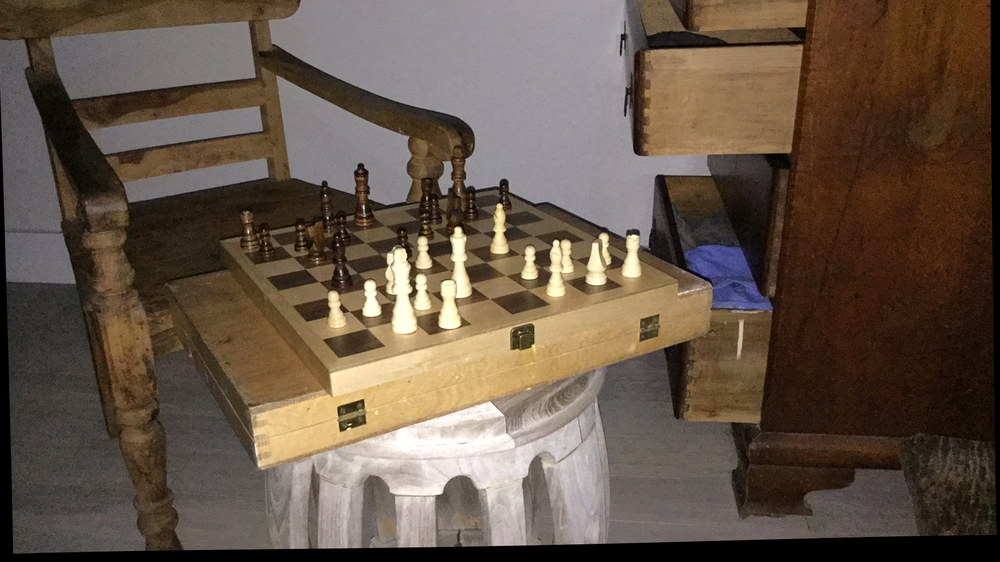
#> input picture Middlebury/Left_Chess.png, 1000 x 562 px, shrunk from 1920 x 1080 before the run
$ python Middlebury_with_calib.py
#> lines starting #> are read from the running program, lines starting #| are printed output that depends on the picture; after the words box and inside, x2 and y2 are one past the last pixel; in counts of white or black regions, pixels touching at a corner belong together
import cv2
import numpy as np
import os
import open3d as o3d

def load_Q_from_calib(calib_path):
    with open(calib_path, 'r') as f:
        lines = f.readlines()

    params = {}
    for line in lines:
        if '=' in line:
            key, val = line.strip().split('=')
            key = key.strip()
            val = val.strip().replace('[', '').replace(']', '').replace(';', ' ')  # Eliminăm `;`

            if key.startswith('cam'):  # Matrice de calibrare 3x3
                matrix_values = [float(x) for x in val.split()]  # Conversie corectă
                if len(matrix_values) == 9:
                    params[key] = np.array(matrix_values).reshape(3, 3)
            else:  # Parametrii scalari
                try:
                    params[key] = float(val)
                except ValueError:
                    continue

    # Extrage parametrii necesari
    fx = params['cam0'][0, 0]  # Focal length
    cx = params['cam0'][0, 2]  # Optical center X
    cy = params['cam0'][1, 2]  # Optical center Y
    doffs = params.get('doffs', 0.0)
    baseline = params.get('baseline', 1.0)  # Evităm împărțirea la zero

    # Construim matricea Q
    Q = np.float32([
        [1, 0, 0, -cx],
        [0, 1, 0, -cy],
        [0, 0, 0, fx],
        [0, 0, -1.0 / baseline, doffs / baseline]
    ])
    return Q

def write_ply(filename, points, colors):
    with open(filename, 'w') as f:
        f.write('ply\n')
        f.write('format ascii 1.0\n')
        f.write(f'element vertex {len(points)}\n')
        f.write('property float x\nproperty float y\nproperty float z\n')
        f.write('property uchar red\nproperty uchar green\nproperty uchar blue\n')
        f.write('end_header\n')
        for point, color in zip(points, colors):
            f.write(f"{point[0]} {point[1]} {point[2]} {color[2]} {color[1]} {color[0]}\n")

def generate_3D_pointcloud_with_texture(left_img_path, right_img_path, calib_path):
    # Încarcă imaginile
#> called with left_img_path = 'Middlebury/Left_Chess.png', right_img_path = 'Middlebury/Right_Chess.png', calib_path = 'calibs/calib_chess.txt'
    imgL = cv2.imread(left_img_path)
#> imgL is the input picture: shape (562, 1000, 3); mean B, G, R 72.4, 86, 101.2
    imgR = cv2.imread(right_img_path)
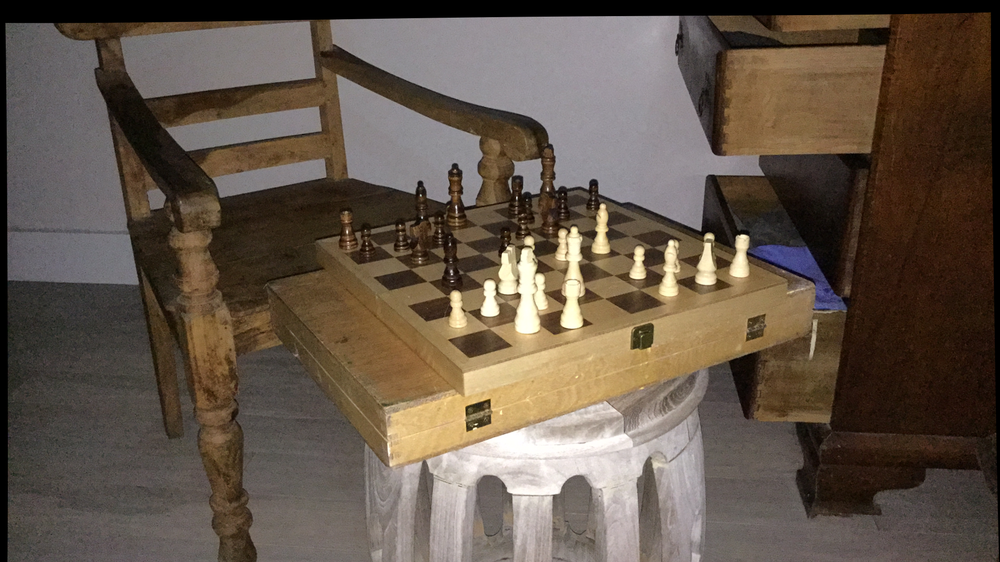
#> input picture Middlebury/Right_chess.png, 1000 x 562 px, shrunk from 1920 x 1080 before the run, found by its file name
#> imgR is the input picture: shape (562, 1000, 3); mean B, G, R 74, 86.1, 99.2
    imgL_gray = cv2.cvtColor(imgL, cv2.COLOR_BGR2GRAY)
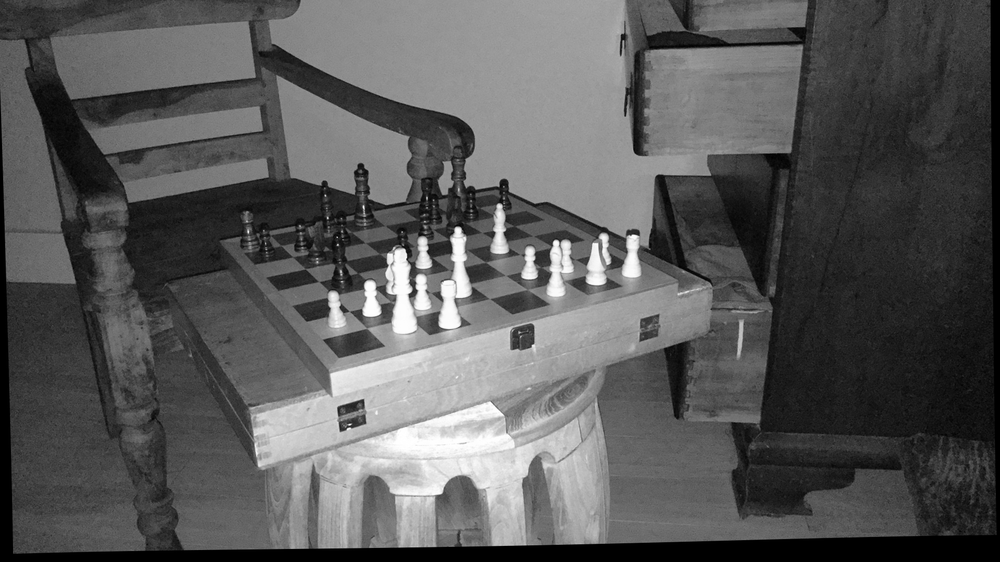
#> imgL_gray: shape (562, 1000); min 0, max 255, mean 89
    imgR_gray = cv2.cvtColor(imgR, cv2.COLOR_BGR2GRAY)
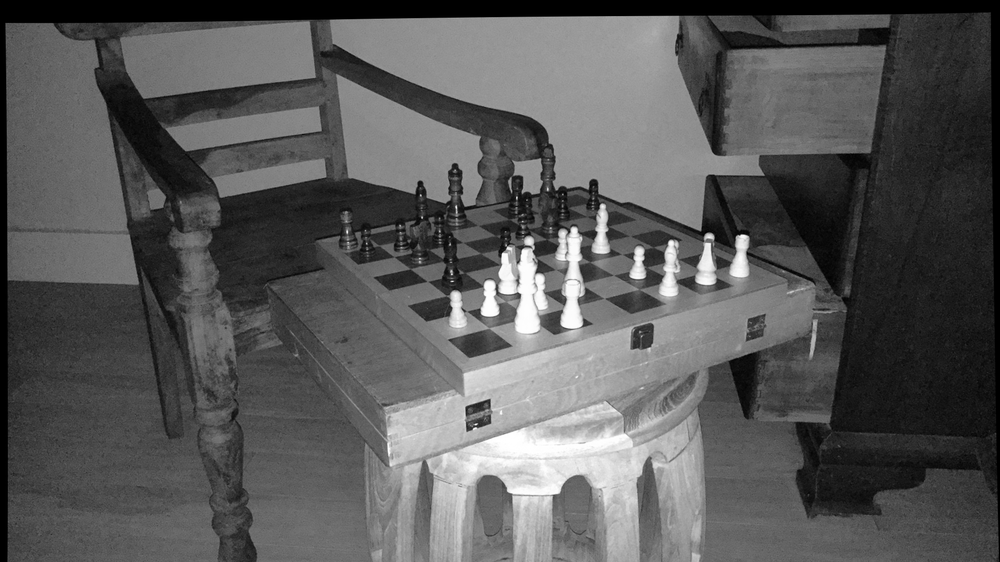
#> imgR_gray: shape (562, 1000); min 0, max 255, mean 88.7

    # Calculează disparitate cu SGBM
    stereo = cv2.StereoSGBM_create(
        minDisparity=0,
        numDisparities=128,
        blockSize=9,
        P1=8*3*9**2,
        P2=32*3*9**2,
        disp12MaxDiff=1,
        uniquenessRatio=10,
        speckleWindowSize=100,
        speckleRange=32
    )
    disparity = stereo.compute(imgL_gray, imgR_gray).astype(np.float32) / 16.0
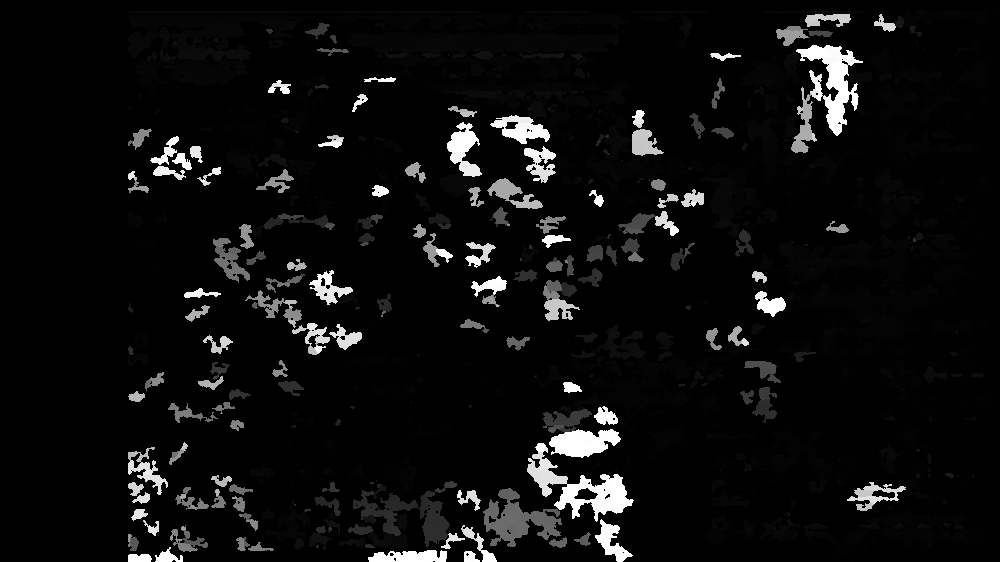
#> disparity: shape (562, 1000) float32; min -1, max 127, mean 6.1; drawn with min black and max white

    # Încarcă matricea de calibrare Q
    Q = load_Q_from_calib(calib_path)
#> (reads calibs/calib_chess.txt from the repository)

    # Reconstrucție 3D
    points_3D = cv2.reprojectImageTo3D(disparity, Q)
#> points_3D: shape (562, 1000, 3) float32; 17.71% of the values are NaN or infinite; the others: min -348614, max 196095.4, mean 20409.7
    mask = disparity > 0
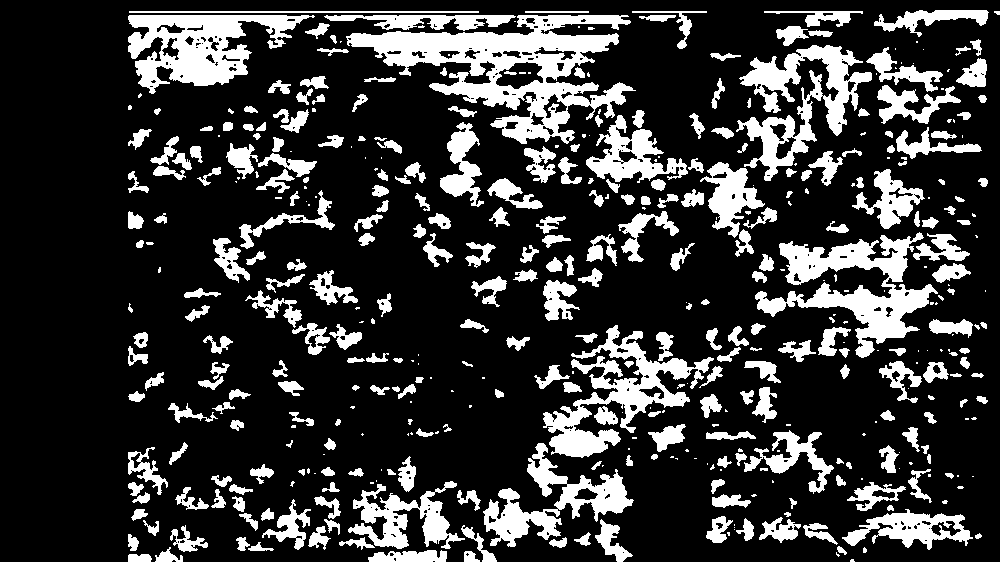
#> mask: shape (562, 1000) bool; 21.4% white; 449 white regions (152 under 20 px), largest, box (x1, y1, x2, y2) and area: (346, 15, 636, 144) 13606, (755, 232, 938, 358) 7972, (128, 15, 315, 94) 7139
    colors = imgL[mask]  # Folosim imaginea stângă ca textură
    output_points = points_3D[mask]

    # Salvăm norul de puncte texturat
    write_ply("textured_point_cloud.ply", output_points, colors)
#> the loop in write_ply, `for point, color in zip(points, colors):` made 120208 passes
#> (point, color) on passes 1 to 3: ([1361.8, 21504.6, -69722.8], [18, 52, 86]), ([1293.4, 21037.1, -68207.1], [18, 51, 88]), ([1254.6, 21037.1, -68207.1], [20, 52, 89])
    print("✅ Nor de puncte cu textură salvat în textured_point_cloud.ply")
    pcd = o3d.io.read_point_cloud("textured_point_cloud.ply")

    # Afișează modelul
    o3d.visualization.draw_geometries([pcd])
# Exemplu de rulare

left_img = "Middlebury/Left_Chess.png"
right_img = "Middlebury/Right_Chess.png"
calib_file = "calibs/calib_chess.txt"
generate_3D_pointcloud_with_texture(left_img, right_img, calib_file)
